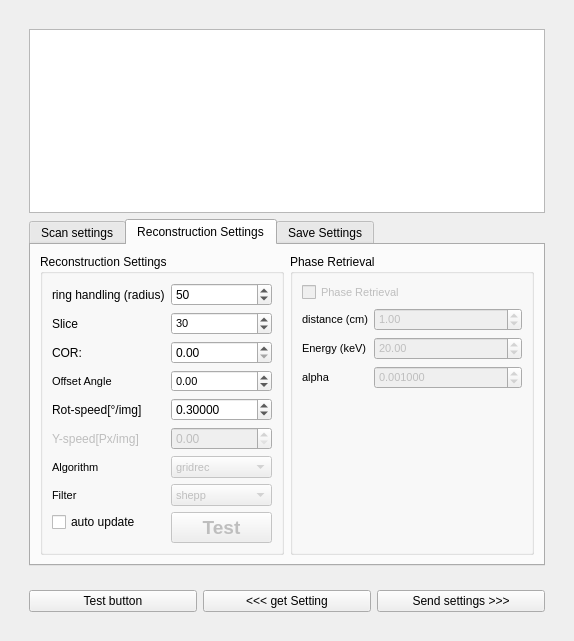
<?xml version="1.0" encoding="UTF-8"?>
<ui version="4.0">
 <class>recoParametersWidget</class>
 <widget class="QWidget" name="recoParametersWidget">
  <property name="geometry">
   <rect>
    <x>0</x>
    <y>0</y>
    <width>574</width>
    <height>641</height>
   </rect>
  </property>
  <property name="windowTitle">
   <string>Form</string>
  </property>
  <layout class="QHBoxLayout" name="horizontalLayout_3">
   <item>
    <widget class="QWidget" name="MainWidget" native="true">
     <layout class="QVBoxLayout" name="verticalLayout">
      <item>
       <widget class="QWidget" name="lowerSection" native="true">
        <layout class="QVBoxLayout" name="verticalLayout_2">
         <item>
          <widget class="QTextEdit" name="txt_console"/>
         </item>
         <item>
          <widget class="QTabWidget" name="tabWidget">
           <property name="tabShape">
            <enum>QTabWidget::Rounded</enum>
           </property>
           <property name="currentIndex">
            <number>1</number>
           </property>
           <widget class="QWidget" name="tab_scan_settings">
            <attribute name="title">
             <string>Scan settings</string>
            </attribute>
            <layout class="QFormLayout" name="formLayout">
             <property name="labelAlignment">
              <set>Qt::AlignLeading|Qt::AlignLeft|Qt::AlignVCenter</set>
             </property>
             <item row="0" column="0">
              <widget class="QLabel" name="label_18">
               <property name="text">
                <string>scan type</string>
               </property>
              </widget>
             </item>
             <item row="0" column="1">
              <widget class="QComboBox" name="comboBox_180_360">
               <property name="enabled">
                <bool>false</bool>
               </property>
               <item>
                <property name="text">
                 <string>180 - axis centered</string>
                </property>
               </item>
               <item>
                <property name="text">
                 <string>360 - axis left</string>
                </property>
               </item>
               <item>
                <property name="text">
                 <string>360 - axis right</string>
                </property>
               </item>
              </widget>
             </item>
             <item row="1" column="0">
              <widget class="QLabel" name="label_2">
               <property name="sizePolicy">
                <sizepolicy hsizetype="Fixed" vsizetype="Preferred">
                 <horstretch>0</horstretch>
                 <verstretch>0</verstretch>
                </sizepolicy>
               </property>
               <property name="text">
                <string>number of FFs before</string>
               </property>
              </widget>
             </item>
             <item row="1" column="1">
              <widget class="QSpinBox" name="spinBox_number_FFs">
               <property name="sizePolicy">
                <sizepolicy hsizetype="Minimum" vsizetype="Preferred">
                 <horstretch>0</horstretch>
                 <verstretch>0</verstretch>
                </sizepolicy>
               </property>
               <property name="maximum">
                <number>5000</number>
               </property>
               <property name="value">
                <number>20</number>
               </property>
              </widget>
             </item>
             <item row="2" column="0">
              <widget class="QLabel" name="label_10">
               <property name="sizePolicy">
                <sizepolicy hsizetype="Fixed" vsizetype="Preferred">
                 <horstretch>0</horstretch>
                 <verstretch>0</verstretch>
                </sizepolicy>
               </property>
               <property name="toolTip">
                <string>&lt;html&gt;&lt;head/&gt;&lt;body&gt;&lt;p&gt;Subtracts this value from both, projection and flat field, before dividing them&lt;/p&gt;&lt;/body&gt;&lt;/html&gt;</string>
               </property>
               <property name="text">
                <string>Dark Field Offset</string>
               </property>
              </widget>
             </item>
             <item row="2" column="1">
              <widget class="QSpinBox" name="spinBox_DF">
               <property name="sizePolicy">
                <sizepolicy hsizetype="Minimum" vsizetype="Preferred">
                 <horstretch>0</horstretch>
                 <verstretch>0</verstretch>
                </sizepolicy>
               </property>
               <property name="toolTip">
                <string>&lt;html&gt;&lt;head/&gt;&lt;body&gt;&lt;p&gt;Subtracts this value from both, projection and flat field, before dividing them&lt;/p&gt;&lt;/body&gt;&lt;/html&gt;</string>
               </property>
               <property name="maximum">
                <number>65535</number>
               </property>
               <property name="value">
                <number>100</number>
               </property>
              </widget>
             </item>
             <item row="3" column="0">
              <widget class="QLabel" name="label_13">
               <property name="text">
                <string>back illumination</string>
               </property>
              </widget>
             </item>
             <item row="3" column="1">
              <widget class="QSpinBox" name="spinBox_back_illumination">
               <property name="sizePolicy">
                <sizepolicy hsizetype="Minimum" vsizetype="Preferred">
                 <horstretch>0</horstretch>
                 <verstretch>0</verstretch>
                </sizepolicy>
               </property>
               <property name="toolTip">
                <string>&lt;html&gt;&lt;head/&gt;&lt;body&gt;&lt;p&gt;will be subtracted from the FFs only&lt;/p&gt;&lt;/body&gt;&lt;/html&gt;</string>
               </property>
               <property name="maximum">
                <number>65535</number>
               </property>
              </widget>
             </item>
             <item row="4" column="0">
              <widget class="QLabel" name="label_14">
               <property name="text">
                <string>pixel size</string>
               </property>
              </widget>
             </item>
             <item row="4" column="1">
              <widget class="QDoubleSpinBox" name="pixel_size">
               <property name="sizePolicy">
                <sizepolicy hsizetype="Minimum" vsizetype="Preferred">
                 <horstretch>0</horstretch>
                 <verstretch>0</verstretch>
                </sizepolicy>
               </property>
               <property name="singleStep">
                <double>0.010000000000000</double>
               </property>
               <property name="value">
                <double>0.720000000000000</double>
               </property>
              </widget>
             </item>
            </layout>
           </widget>
           <widget class="QWidget" name="tab_reco_settings">
            <attribute name="title">
             <string>Reconstruction Settings</string>
            </attribute>
            <layout class="QHBoxLayout" name="horizontalLayout_2">
             <item>
              <widget class="QGroupBox" name="group_reco_settings">
               <property name="title">
                <string>Reconstruction Settings</string>
               </property>
               <layout class="QFormLayout" name="formLayout_2">
                <item row="0" column="0">
                 <widget class="QLabel" name="label_8">
                  <property name="sizePolicy">
                   <sizepolicy hsizetype="Fixed" vsizetype="Preferred">
                    <horstretch>0</horstretch>
                    <verstretch>0</verstretch>
                   </sizepolicy>
                  </property>
                  <property name="text">
                   <string>ring handling (radius)</string>
                  </property>
                 </widget>
                </item>
                <item row="0" column="1">
                 <widget class="QSpinBox" name="spinBox_ringradius">
                  <property name="enabled">
                   <bool>true</bool>
                  </property>
                  <property name="sizePolicy">
                   <sizepolicy hsizetype="Minimum" vsizetype="Preferred">
                    <horstretch>0</horstretch>
                    <verstretch>0</verstretch>
                   </sizepolicy>
                  </property>
                  <property name="maximum">
                   <number>65535</number>
                  </property>
                  <property name="value">
                   <number>50</number>
                  </property>
                 </widget>
                </item>
                <item row="1" column="0">
                 <widget class="QLabel" name="label_7">
                  <property name="text">
                   <string>Slice</string>
                  </property>
                 </widget>
                </item>
                <item row="1" column="1">
                 <widget class="QSpinBox" name="slice_number">
                  <property name="enabled">
                   <bool>true</bool>
                  </property>
                  <property name="sizePolicy">
                   <sizepolicy hsizetype="Minimum" vsizetype="Preferred">
                    <horstretch>0</horstretch>
                    <verstretch>0</verstretch>
                   </sizepolicy>
                  </property>
                  <property name="font">
                   <font>
                    <pointsize>8</pointsize>
                    <weight>50</weight>
                    <bold>false</bold>
                   </font>
                  </property>
                  <property name="value">
                   <number>30</number>
                  </property>
                 </widget>
                </item>
                <item row="2" column="0">
                 <widget class="QLabel" name="label_3">
                  <property name="sizePolicy">
                   <sizepolicy hsizetype="Fixed" vsizetype="Preferred">
                    <horstretch>0</horstretch>
                    <verstretch>0</verstretch>
                   </sizepolicy>
                  </property>
                  <property name="text">
                   <string>COR:</string>
                  </property>
                 </widget>
                </item>
                <item row="2" column="1">
                 <widget class="QDoubleSpinBox" name="COR">
                  <property name="enabled">
                   <bool>true</bool>
                  </property>
                  <property name="sizePolicy">
                   <sizepolicy hsizetype="Minimum" vsizetype="Preferred">
                    <horstretch>0</horstretch>
                    <verstretch>0</verstretch>
                   </sizepolicy>
                  </property>
                  <property name="font">
                   <font>
                    <weight>50</weight>
                    <bold>false</bold>
                   </font>
                  </property>
                  <property name="maximum">
                   <double>5000.000000000000000</double>
                  </property>
                  <property name="singleStep">
                   <double>1.000000000000000</double>
                  </property>
                  <property name="value">
                   <double>0.000000000000000</double>
                  </property>
                 </widget>
                </item>
                <item row="3" column="0">
                 <widget class="QLabel" name="label_9">
                  <property name="sizePolicy">
                   <sizepolicy hsizetype="Fixed" vsizetype="Preferred">
                    <horstretch>0</horstretch>
                    <verstretch>0</verstretch>
                   </sizepolicy>
                  </property>
                  <property name="font">
                   <font>
                    <pointsize>8</pointsize>
                    <weight>50</weight>
                    <bold>false</bold>
                   </font>
                  </property>
                  <property name="text">
                   <string>Offset Angle</string>
                  </property>
                 </widget>
                </item>
                <item row="3" column="1">
                 <widget class="QDoubleSpinBox" name="Offset_Angle">
                  <property name="enabled">
                   <bool>true</bool>
                  </property>
                  <property name="sizePolicy">
                   <sizepolicy hsizetype="Minimum" vsizetype="Preferred">
                    <horstretch>0</horstretch>
                    <verstretch>0</verstretch>
                   </sizepolicy>
                  </property>
                  <property name="font">
                   <font>
                    <pointsize>8</pointsize>
                    <weight>50</weight>
                    <bold>false</bold>
                   </font>
                  </property>
                  <property name="alignment">
                   <set>Qt::AlignLeading|Qt::AlignLeft|Qt::AlignVCenter</set>
                  </property>
                  <property name="minimum">
                   <double>-360.000000000000000</double>
                  </property>
                  <property name="maximum">
                   <double>360.000000000000000</double>
                  </property>
                 </widget>
                </item>
                <item row="4" column="0">
                 <widget class="QLabel" name="label">
                  <property name="sizePolicy">
                   <sizepolicy hsizetype="Fixed" vsizetype="Preferred">
                    <horstretch>0</horstretch>
                    <verstretch>0</verstretch>
                   </sizepolicy>
                  </property>
                  <property name="text">
                   <string>Rot-speed[°/img]</string>
                  </property>
                 </widget>
                </item>
                <item row="4" column="1">
                 <widget class="QDoubleSpinBox" name="speed_W">
                  <property name="enabled">
                   <bool>true</bool>
                  </property>
                  <property name="sizePolicy">
                   <sizepolicy hsizetype="Minimum" vsizetype="Preferred">
                    <horstretch>0</horstretch>
                    <verstretch>0</verstretch>
                   </sizepolicy>
                  </property>
                  <property name="decimals">
                   <number>5</number>
                  </property>
                  <property name="singleStep">
                   <double>0.000100000000000</double>
                  </property>
                  <property name="value">
                   <double>0.300000000000000</double>
                  </property>
                 </widget>
                </item>
                <item row="5" column="0">
                 <widget class="QLabel" name="label_4">
                  <property name="enabled">
                   <bool>false</bool>
                  </property>
                  <property name="sizePolicy">
                   <sizepolicy hsizetype="Fixed" vsizetype="Preferred">
                    <horstretch>0</horstretch>
                    <verstretch>0</verstretch>
                   </sizepolicy>
                  </property>
                  <property name="text">
                   <string>Y-speed[Px/img]</string>
                  </property>
                 </widget>
                </item>
                <item row="5" column="1">
                 <widget class="QDoubleSpinBox" name="speed_Y">
                  <property name="enabled">
                   <bool>false</bool>
                  </property>
                  <property name="sizePolicy">
                   <sizepolicy hsizetype="Minimum" vsizetype="Preferred">
                    <horstretch>0</horstretch>
                    <verstretch>0</verstretch>
                   </sizepolicy>
                  </property>
                 </widget>
                </item>
                <item row="6" column="0">
                 <widget class="QLabel" name="label_15">
                  <property name="sizePolicy">
                   <sizepolicy hsizetype="Fixed" vsizetype="Preferred">
                    <horstretch>0</horstretch>
                    <verstretch>0</verstretch>
                   </sizepolicy>
                  </property>
                  <property name="font">
                   <font>
                    <pointsize>8</pointsize>
                    <weight>50</weight>
                    <bold>false</bold>
                   </font>
                  </property>
                  <property name="text">
                   <string>Algorithm</string>
                  </property>
                 </widget>
                </item>
                <item row="6" column="1">
                 <widget class="QComboBox" name="algorithm_list">
                  <property name="enabled">
                   <bool>false</bool>
                  </property>
                  <property name="sizePolicy">
                   <sizepolicy hsizetype="Minimum" vsizetype="Preferred">
                    <horstretch>0</horstretch>
                    <verstretch>0</verstretch>
                   </sizepolicy>
                  </property>
                  <property name="font">
                   <font>
                    <pointsize>8</pointsize>
                    <weight>50</weight>
                    <bold>false</bold>
                   </font>
                  </property>
                  <item>
                   <property name="text">
                    <string>gridrec</string>
                   </property>
                  </item>
                  <item>
                   <property name="text">
                    <string>FBP_CUDA</string>
                   </property>
                  </item>
                  <item>
                   <property name="text">
                    <string>art</string>
                   </property>
                  </item>
                  <item>
                   <property name="text">
                    <string>bart</string>
                   </property>
                  </item>
                  <item>
                   <property name="text">
                    <string>fbp</string>
                   </property>
                  </item>
                  <item>
                   <property name="text">
                    <string>sirt</string>
                   </property>
                  </item>
                  <item>
                   <property name="text">
                    <string>tv</string>
                   </property>
                  </item>
                  <item>
                   <property name="text">
                    <string>grad</string>
                   </property>
                  </item>
                  <item>
                   <property name="text">
                    <string>mlem</string>
                   </property>
                  </item>
                  <item>
                   <property name="text">
                    <string>tikh</string>
                   </property>
                  </item>
                  <item>
                   <property name="text">
                    <string>osem</string>
                   </property>
                  </item>
                  <item>
                   <property name="text">
                    <string>pml_hybrid</string>
                   </property>
                  </item>
                  <item>
                   <property name="text">
                    <string>pml_quad</string>
                   </property>
                  </item>
                  <item>
                   <property name="text">
                    <string>ospml_hybrid</string>
                   </property>
                  </item>
                  <item>
                   <property name="text">
                    <string>ospml_quad</string>
                   </property>
                  </item>
                 </widget>
                </item>
                <item row="7" column="0">
                 <widget class="QLabel" name="label_16">
                  <property name="sizePolicy">
                   <sizepolicy hsizetype="Fixed" vsizetype="Preferred">
                    <horstretch>0</horstretch>
                    <verstretch>0</verstretch>
                   </sizepolicy>
                  </property>
                  <property name="font">
                   <font>
                    <pointsize>8</pointsize>
                    <weight>50</weight>
                    <bold>false</bold>
                   </font>
                  </property>
                  <property name="text">
                   <string>Filter</string>
                  </property>
                 </widget>
                </item>
                <item row="7" column="1">
                 <widget class="QComboBox" name="filter_list">
                  <property name="enabled">
                   <bool>false</bool>
                  </property>
                  <property name="sizePolicy">
                   <sizepolicy hsizetype="Minimum" vsizetype="Preferred">
                    <horstretch>0</horstretch>
                    <verstretch>0</verstretch>
                   </sizepolicy>
                  </property>
                  <property name="font">
                   <font>
                    <pointsize>8</pointsize>
                    <weight>50</weight>
                    <bold>false</bold>
                   </font>
                  </property>
                  <item>
                   <property name="text">
                    <string>shepp</string>
                   </property>
                  </item>
                  <item>
                   <property name="text">
                    <string>ramlak</string>
                   </property>
                  </item>
                  <item>
                   <property name="text">
                    <string>hann</string>
                   </property>
                  </item>
                  <item>
                   <property name="text">
                    <string>hamming</string>
                   </property>
                  </item>
                  <item>
                   <property name="text">
                    <string>parzen</string>
                   </property>
                  </item>
                  <item>
                   <property name="text">
                    <string>butterworth</string>
                   </property>
                  </item>
                  <item>
                   <property name="text">
                    <string>cosine</string>
                   </property>
                  </item>
                  <item>
                   <property name="text">
                    <string>none</string>
                   </property>
                  </item>
                 </widget>
                </item>
                <item row="8" column="0">
                 <widget class="QCheckBox" name="auto_update">
                  <property name="enabled">
                   <bool>true</bool>
                  </property>
                  <property name="text">
                   <string>auto update</string>
                  </property>
                 </widget>
                </item>
                <item row="8" column="1">
                 <widget class="QPushButton" name="btn_test_reco">
                  <property name="enabled">
                   <bool>false</bool>
                  </property>
                  <property name="sizePolicy">
                   <sizepolicy hsizetype="Minimum" vsizetype="Preferred">
                    <horstretch>0</horstretch>
                    <verstretch>0</verstretch>
                   </sizepolicy>
                  </property>
                  <property name="minimumSize">
                   <size>
                    <width>0</width>
                    <height>30</height>
                   </size>
                  </property>
                  <property name="font">
                   <font>
                    <pointsize>14</pointsize>
                    <weight>75</weight>
                    <bold>true</bold>
                   </font>
                  </property>
                  <property name="text">
                   <string>Test</string>
                  </property>
                 </widget>
                </item>
               </layout>
              </widget>
             </item>
             <item>
              <widget class="QGroupBox" name="group_phase">
               <property name="title">
                <string>Phase Retrieval</string>
               </property>
               <layout class="QFormLayout" name="formLayout_3">
                <item row="0" column="0" colspan="2">
                 <widget class="QCheckBox" name="checkBox_phase_2">
                  <property name="enabled">
                   <bool>false</bool>
                  </property>
                  <property name="sizePolicy">
                   <sizepolicy hsizetype="Minimum" vsizetype="Preferred">
                    <horstretch>0</horstretch>
                    <verstretch>0</verstretch>
                   </sizepolicy>
                  </property>
                  <property name="font">
                   <font>
                    <pointsize>8</pointsize>
                    <weight>50</weight>
                    <bold>false</bold>
                   </font>
                  </property>
                  <property name="text">
                   <string>Phase Retrieval</string>
                  </property>
                 </widget>
                </item>
                <item row="1" column="0">
                 <widget class="QLabel" name="label_distance_2">
                  <property name="enabled">
                   <bool>true</bool>
                  </property>
                  <property name="sizePolicy">
                   <sizepolicy hsizetype="Minimum" vsizetype="Minimum">
                    <horstretch>0</horstretch>
                    <verstretch>0</verstretch>
                   </sizepolicy>
                  </property>
                  <property name="font">
                   <font>
                    <pointsize>8</pointsize>
                    <weight>50</weight>
                    <bold>false</bold>
                   </font>
                  </property>
                  <property name="text">
                   <string>distance (cm)</string>
                  </property>
                 </widget>
                </item>
                <item row="1" column="1">
                 <widget class="QDoubleSpinBox" name="doubleSpinBox_distance_2">
                  <property name="enabled">
                   <bool>false</bool>
                  </property>
                  <property name="sizePolicy">
                   <sizepolicy hsizetype="Minimum" vsizetype="Preferred">
                    <horstretch>0</horstretch>
                    <verstretch>0</verstretch>
                   </sizepolicy>
                  </property>
                  <property name="font">
                   <font>
                    <pointsize>8</pointsize>
                    <weight>50</weight>
                    <bold>false</bold>
                   </font>
                  </property>
                  <property name="maximum">
                   <double>5000.000000000000000</double>
                  </property>
                  <property name="value">
                   <double>1.000000000000000</double>
                  </property>
                 </widget>
                </item>
                <item row="2" column="0">
                 <widget class="QLabel" name="label_Energy_2">
                  <property name="enabled">
                   <bool>true</bool>
                  </property>
                  <property name="sizePolicy">
                   <sizepolicy hsizetype="Minimum" vsizetype="Minimum">
                    <horstretch>0</horstretch>
                    <verstretch>0</verstretch>
                   </sizepolicy>
                  </property>
                  <property name="font">
                   <font>
                    <pointsize>8</pointsize>
                    <weight>50</weight>
                    <bold>false</bold>
                   </font>
                  </property>
                  <property name="text">
                   <string>Energy (keV)</string>
                  </property>
                 </widget>
                </item>
                <item row="2" column="1">
                 <widget class="QDoubleSpinBox" name="doubleSpinBox_Energy_2">
                  <property name="enabled">
                   <bool>false</bool>
                  </property>
                  <property name="sizePolicy">
                   <sizepolicy hsizetype="Minimum" vsizetype="Preferred">
                    <horstretch>0</horstretch>
                    <verstretch>0</verstretch>
                   </sizepolicy>
                  </property>
                  <property name="font">
                   <font>
                    <pointsize>8</pointsize>
                    <weight>50</weight>
                    <bold>false</bold>
                   </font>
                  </property>
                  <property name="minimum">
                   <double>1.000000000000000</double>
                  </property>
                  <property name="maximum">
                   <double>100.000000000000000</double>
                  </property>
                  <property name="value">
                   <double>20.000000000000000</double>
                  </property>
                 </widget>
                </item>
                <item row="3" column="0">
                 <widget class="QLabel" name="label_alpha_2">
                  <property name="enabled">
                   <bool>true</bool>
                  </property>
                  <property name="sizePolicy">
                   <sizepolicy hsizetype="Minimum" vsizetype="Minimum">
                    <horstretch>0</horstretch>
                    <verstretch>0</verstretch>
                   </sizepolicy>
                  </property>
                  <property name="font">
                   <font>
                    <pointsize>8</pointsize>
                    <weight>50</weight>
                    <bold>false</bold>
                   </font>
                  </property>
                  <property name="text">
                   <string>alpha</string>
                  </property>
                 </widget>
                </item>
                <item row="3" column="1">
                 <widget class="QDoubleSpinBox" name="doubleSpinBox_alpha_2">
                  <property name="enabled">
                   <bool>false</bool>
                  </property>
                  <property name="sizePolicy">
                   <sizepolicy hsizetype="Minimum" vsizetype="Preferred">
                    <horstretch>0</horstretch>
                    <verstretch>0</verstretch>
                   </sizepolicy>
                  </property>
                  <property name="font">
                   <font>
                    <pointsize>8</pointsize>
                    <weight>50</weight>
                    <bold>false</bold>
                   </font>
                  </property>
                  <property name="decimals">
                   <number>6</number>
                  </property>
                  <property name="singleStep">
                   <double>0.000100000000000</double>
                  </property>
                  <property name="value">
                   <double>0.001000000000000</double>
                  </property>
                 </widget>
                </item>
               </layout>
              </widget>
             </item>
            </layout>
           </widget>
           <widget class="QWidget" name="tab_save_settings">
            <attribute name="title">
             <string>Save Settings</string>
            </attribute>
            <layout class="QFormLayout" name="formLayout_4">
             <item row="0" column="0">
              <widget class="QLabel" name="save_mode_label">
               <property name="text">
                <string>Save as : </string>
               </property>
              </widget>
             </item>
             <item row="0" column="1">
              <widget class="QComboBox" name="save_filetype">
               <item>
                <property name="text">
                 <string>hdf5</string>
                </property>
               </item>
               <item>
                <property name="text">
                 <string>tiff</string>
                </property>
               </item>
              </widget>
             </item>
             <item row="1" column="0">
              <widget class="QLabel" name="label_17">
               <property name="text">
                <string>data type : </string>
               </property>
              </widget>
             </item>
             <item row="1" column="1">
              <widget class="QComboBox" name="save_data_type">
               <item>
                <property name="text">
                 <string>uint16</string>
                </property>
               </item>
               <item>
                <property name="text">
                 <string>float32</string>
                </property>
               </item>
              </widget>
             </item>
             <item row="2" column="0">
              <widget class="QLabel" name="label_19">
               <property name="text">
                <string>Intensity value clipping</string>
               </property>
              </widget>
             </item>
             <item row="2" column="1">
              <widget class="QLabel" name="label_20">
               <property name="text">
                <string>( applied for uint only)</string>
               </property>
              </widget>
             </item>
             <item row="3" column="0">
              <widget class="QDoubleSpinBox" name="int_low">
               <property name="enabled">
                <bool>true</bool>
               </property>
               <property name="sizePolicy">
                <sizepolicy hsizetype="Minimum" vsizetype="Preferred">
                 <horstretch>0</horstretch>
                 <verstretch>0</verstretch>
                </sizepolicy>
               </property>
               <property name="decimals">
                <number>3</number>
               </property>
               <property name="minimum">
                <double>-65535.000000000000000</double>
               </property>
               <property name="maximum">
                <double>65535.000000000000000</double>
               </property>
               <property name="singleStep">
                <double>1.000000000000000</double>
               </property>
               <property name="value">
                <double>-100.000000000000000</double>
               </property>
              </widget>
             </item>
             <item row="3" column="1">
              <widget class="QDoubleSpinBox" name="int_high">
               <property name="enabled">
                <bool>true</bool>
               </property>
               <property name="sizePolicy">
                <sizepolicy hsizetype="Minimum" vsizetype="Preferred">
                 <horstretch>0</horstretch>
                 <verstretch>0</verstretch>
                </sizepolicy>
               </property>
               <property name="decimals">
                <number>3</number>
               </property>
               <property name="minimum">
                <double>-65535.000000000000000</double>
               </property>
               <property name="maximum">
                <double>65535.000000000000000</double>
               </property>
               <property name="singleStep">
                <double>1.000000000000000</double>
               </property>
               <property name="value">
                <double>100.000000000000000</double>
               </property>
              </widget>
             </item>
             <item row="4" column="0">
              <widget class="QLabel" name="label_21">
               <property name="text">
                <string>Chunking data </string>
               </property>
              </widget>
             </item>
             <item row="4" column="1">
              <widget class="QLabel" name="label_22">
               <property name="text">
                <string>( applied to hdf5 file format only ) </string>
               </property>
              </widget>
             </item>
             <item row="5" column="0">
              <widget class="QLabel" name="label_11">
               <property name="text">
                <string>X-chunking (pixel)</string>
               </property>
              </widget>
             </item>
             <item row="5" column="1">
              <widget class="QSpinBox" name="hdf_chunking_x">
               <property name="enabled">
                <bool>true</bool>
               </property>
               <property name="sizePolicy">
                <sizepolicy hsizetype="Minimum" vsizetype="Preferred">
                 <horstretch>0</horstretch>
                 <verstretch>0</verstretch>
                </sizepolicy>
               </property>
               <property name="maximum">
                <number>99999</number>
               </property>
               <property name="value">
                <number>500</number>
               </property>
              </widget>
             </item>
             <item row="6" column="0">
              <widget class="QLabel" name="label_12">
               <property name="text">
                <string>Y-chunking (pixel)</string>
               </property>
              </widget>
             </item>
             <item row="6" column="1">
              <widget class="QSpinBox" name="hdf_chunking_y">
               <property name="enabled">
                <bool>true</bool>
               </property>
               <property name="sizePolicy">
                <sizepolicy hsizetype="Minimum" vsizetype="Preferred">
                 <horstretch>0</horstretch>
                 <verstretch>0</verstretch>
                </sizepolicy>
               </property>
               <property name="maximum">
                <number>99999</number>
               </property>
               <property name="value">
                <number>500</number>
               </property>
              </widget>
             </item>
             <item row="10" column="0">
              <widget class="QLabel" name="label_5">
               <property name="enabled">
                <bool>true</bool>
               </property>
               <property name="sizePolicy">
                <sizepolicy hsizetype="Minimum" vsizetype="Minimum">
                 <horstretch>0</horstretch>
                 <verstretch>0</verstretch>
                </sizepolicy>
               </property>
               <property name="text">
                <string>first slice</string>
               </property>
              </widget>
             </item>
             <item row="10" column="1">
              <widget class="QLabel" name="label_6">
               <property name="enabled">
                <bool>true</bool>
               </property>
               <property name="sizePolicy">
                <sizepolicy hsizetype="Minimum" vsizetype="Minimum">
                 <horstretch>0</horstretch>
                 <verstretch>0</verstretch>
                </sizepolicy>
               </property>
               <property name="text">
                <string>last slice</string>
               </property>
              </widget>
             </item>
             <item row="11" column="0">
              <widget class="QSpinBox" name="first_slice">
               <property name="enabled">
                <bool>true</bool>
               </property>
               <property name="maximum">
                <number>999999</number>
               </property>
              </widget>
             </item>
             <item row="11" column="1">
              <widget class="QSpinBox" name="last_slice">
               <property name="enabled">
                <bool>true</bool>
               </property>
               <property name="maximum">
                <number>999999</number>
               </property>
              </widget>
             </item>
             <item row="9" column="0">
              <widget class="QLabel" name="label_23">
               <property name="text">
                <string>Select a range for reconstruction</string>
               </property>
              </widget>
             </item>
            </layout>
           </widget>
          </widget>
         </item>
        </layout>
       </widget>
      </item>
      <item>
       <widget class="QWidget" name="lowerSection_2" native="true">
        <layout class="QHBoxLayout" name="horizontalLayout">
         <item>
          <widget class="QPushButton" name="btn_test">
           <property name="text">
            <string>Test button</string>
           </property>
          </widget>
         </item>
         <item>
          <widget class="QPushButton" name="btn_get_setting">
           <property name="text">
            <string>&lt;&lt;&lt; get Setting</string>
           </property>
          </widget>
         </item>
         <item>
          <widget class="QPushButton" name="btn_send_settings">
           <property name="text">
            <string>Send settings &gt;&gt;&gt;</string>
           </property>
          </widget>
         </item>
        </layout>
       </widget>
      </item>
     </layout>
    </widget>
   </item>
  </layout>
 </widget>
 <resources/>
 <connections/>
</ui>
